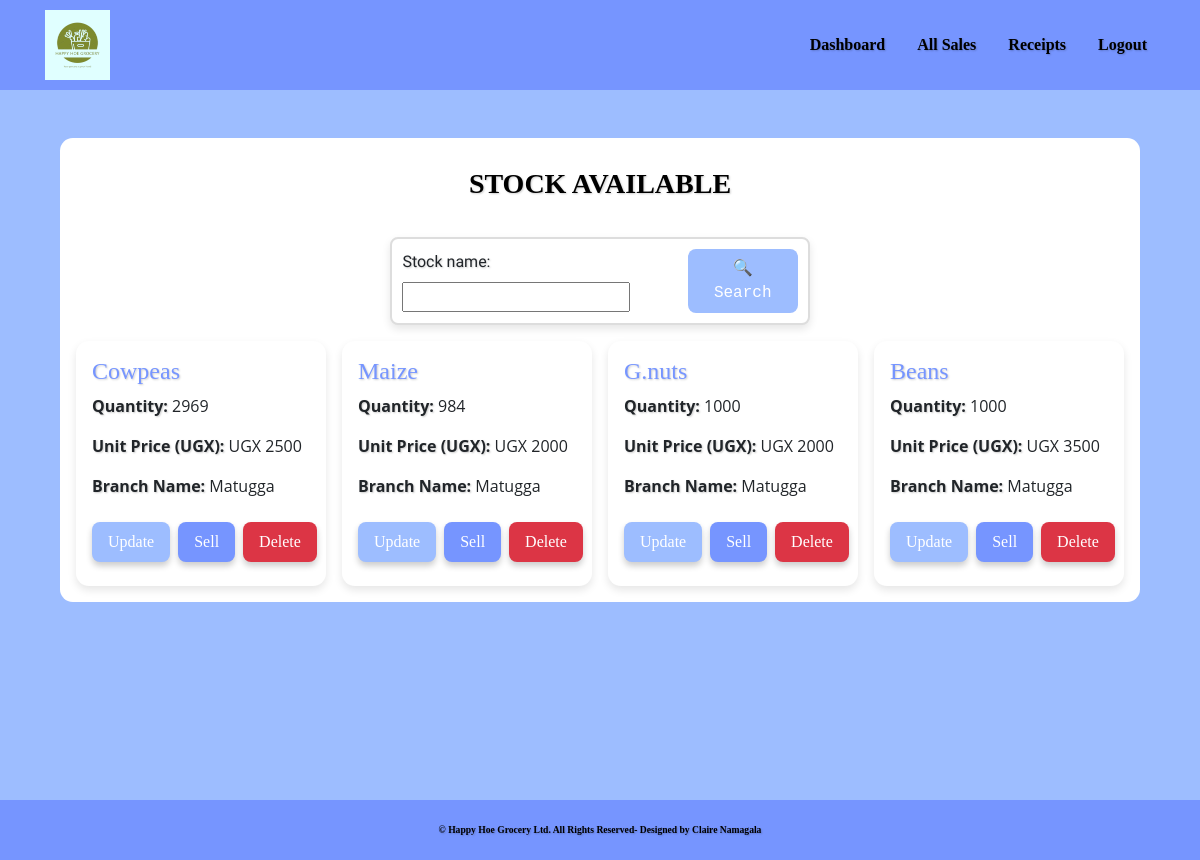
/dashboard/ (signed in), run on an earlier commit of the app's database.
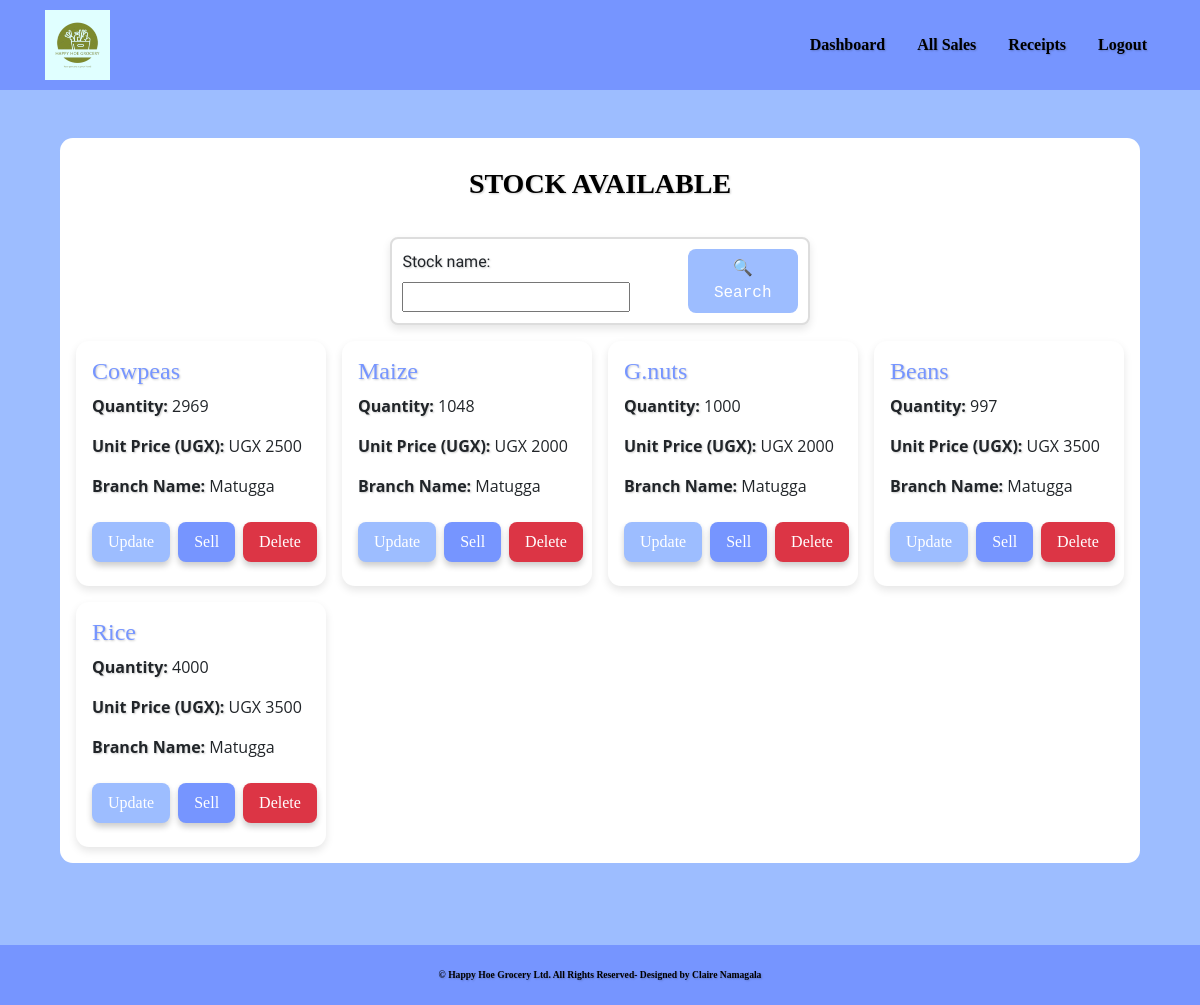
And on a later commit of the database.
### happy_hoe/models.py (models this page shows, shortened)
class Stock(models.Model):
    branch = [('Matugga', 'Matugga'), ('Mukono', 'Mukono')]
    stock_name = models.CharField(max_length=50, null=False, blank=False)  # Name of the stock item
    total_quantity = models.IntegerField(default=0, null=True, blank=True)  # Total quantity of the stock
    issued_quantity = models.IntegerField(default=0, null=True, blank=True)  # Quantity issued from the stock
    unit_price = models.IntegerField(default=0, null=False, blank=False)  # Price per unit of the stock item
    stock_branch = models.CharField(max_length=50, null=False, blank=False, choices=branch)  # Branch where the stock is located

### happy_hoe/views.py (the view)
# urls.py: path('dashboard/', views.dashboard, name='dashboard'),
@login_required
def dashboard(request):
    products = Stock.objects.all()
    product_filters = StockFilter(request.GET, queryset=products)
    products = product_filters.qs
    return render(request, 'happy_hoe/dashboard.html', {'products': products, 'product_filters': product_filters})

### happy_hoe/templates/happy_hoe/dashboard.html (shortened to what this page needs)
{% extends 'happy_hoe/base.html' %}
{% load static %}
{% block content %}
<br><br>
<div class="scrollable-container">
  <div class="table_header">
    <h1>STOCK AVAILABLE</h1>
  </div>
  <div class="search-container">
    <form method="GET" action="">
      {{ product_filters.form }}
      <button type="submit" class="search-btn">🔍 Search</button>
    </form>
  </div>
  <div class="grid-container">
    {% for product in products %}
    <div class="grid-item">
      <h2>{{ product.stock_name }}</h2>
      <p><strong>Quantity:</strong> <span class="no-text-shadow">{{ product.total_quantity }}</span></p>
      <p><strong>Unit Price (UGX):</strong> <span class="no-text-shadow">UGX {{ product.unit_price }}</span></p>
      <p><strong>Branch Name:</strong> <span class="no-text-shadow">{{ product.stock_branch }}</span></p>
      <div class="button-group">
        <a href="{% url 'add_stock' product.id %}">
          <button class="btn btn-success">Update</button>
        </a>
        <a href="{% url 'product_detail' product.id %}">
          <button class="btn btn-primary">Sell</button>
        </a>
        <a href="{% url 'delete_detail' product.id %}">
          <button class="btn btn-danger">Delete</button>
        </a>
      </div>
    </div>
    {% endfor %}
  </div>
</div>
{% endblock %}

What changed in the data, as far as the page shows it:
changed Stock "Maize": total_quantity "984" → "1048"
changed Stock "Beans": total_quantity "1000" → "997"
added Stock: stock_name "Rice", total_quantity "4000", unit_price "3500", stock_branch "Matugga"
